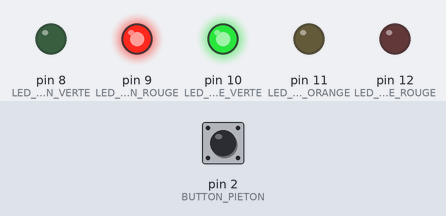
Recording of a sketch running on a simulated Arduino Uno, built with avr-gcc and run on an emulated ATmega328P. Parts: output pins drawn as LEDs (lit = HIGH). Inputs (shaded band) come from the test bench; at power-on: pin 2 (BUTTON_PIETON) LOW.

Above: at 11.1 s.
18.1 s: pin 2 (BUTTON_PIETON) pulled HIGH for 3 s
At 22.6 s:
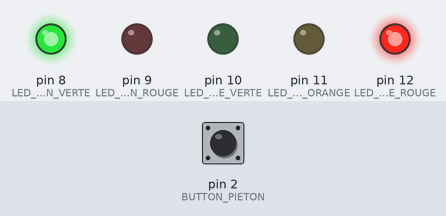
At 31.9 s:
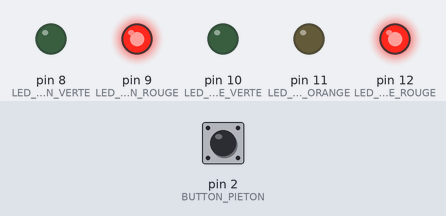
Timing chart, 0 to 37.5 s (numbered marks = the images above; inputs shaded):
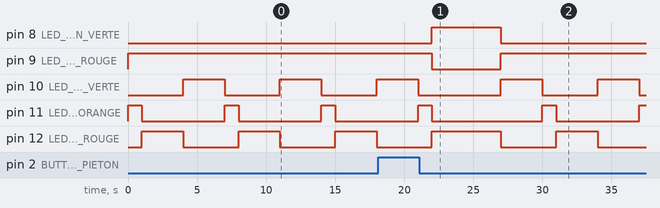

Measured:
- after the input at 18.1 s, pin 8 (LED_PIETON_VERTE): LOW → HIGH after 3.9 s, → LOW 5.0 s later; pin 9 (LED_PIETON_ROUGE): HIGH → LOW after 3.9 s, → HIGH 5.0 s later

The sketch:

source.ino
```cpp
// (licence header left out)
/*
  TP2: Feu Tricolores + bouton piéton (feu bicolores)

  J'ai essayé de mettre en place d'un Automate Fini (SM:`States Machine` => https://fr.wikipedia.org/wiki/Automate_fini).

  La SM est définie par 3 états/states et ces transitions:
    - Etat 0: Mode "normal". Active le fonctionnement des feux/leds orange et rouge du feu VOITURE.
    - Etat 1: Gère le fonctionnement (normal) du feu vert VOITURE
    - Etat 2: Gère le fonctionnement des feux orange/rouge VOITURE et vert/rouge PIETON
  Transitions:
    E0 -> E1: Sans condition                          [always pass]
    E1 -> E0: Si le bouton poussoir n'est pas appuyé  [conditionnal pass]
    E1 -> E2: Si le bouton poussoir est appuyé        [conditionnal pass]
    E2 -> E0: Sans condition                          [always pass]
  -> Cette défintion est un peu formelle, mais normalement vous devez pouvoir reconstruire le diagramme d'état lié à cet automate.

  J'ai essayé autant que possible de suivre les consignes du TP.
  Des extraits de ces consignes sont présents dans les commentaires du code,
  pour suivre l'enchainements des contraintes/consignes.

  ps: Il y a une notion d'interprétation et choix par rapport aux consignes.
  Cette partie de consigne "Si le bouton est maintenu appuyé pendant que le feu voiture est au vert"
  est assez ambigüe car on ne sait pas (encore) gérer la notion temporelle de "pendant" (il faudrait un mécanisme d'interruption
  pour stocker le changement d'état du bouton poussoir (pendant le délai du feu vert VOITURE)).
  J'ai choisi comme point de mise à jour du changement de statut du bouton poussoir (ou validation de la requête piéton)
  le moment ou le feu/led vert VOITURE s'éteint.
  Mais c'est un choix, j'aurais pu choisir (peut être ce que vous avez fait) de vérifier l'état du bouton poussoir
  avant l'allumage du feu vert VOITURE.

  Bonne lecture :-)
*/

// Initialisation des constantes :
const int LED_VOITURE_VERTE = 10;   // Numéro de la broche à laquelle est connecté la led verte pour le feu voiture
const int LED_VOITURE_ORANGE = 11;  // Numéro de la broche à laquelle est connecté la led orange pour le feu voiture
const int LED_VOITURE_ROUGE = 12;   // Numéro de la broche à laquelle est connecté la led rouge pour le feu voiture
//
const int LED_PIETON_VERTE = 8;   // Numéro de la broche à laquelle est connecté la led verte pour le feu piéton
const int LED_PIETON_ROUGE = 9;   // Numéro de la broche à laquelle est connecté la led rouge pour le feu piéton
//
const int BUTTON_PIETON = 2;      // Numéro de la broche à laquelle est connecté le bouton poussoir pour le feu piéton

// Constantes stockant les durées
// d'allumage des différentes LEDs
// selon l'état/mode de fonctionnement:
//
// - Etat 0: mode "normal" (TP1 - Feu Tricolore)
// -> Durée pour les LEDs des voitures
const int ETAT_0_DUREE_LED_VOITURE_VERTE = 3000;    // => 3 secondes
const int ETAT_0_DUREE_LED_VOITURE_ROUGE = 3000;    // => 3 secondes
const int ETAT_0_DUREE_LED_VOITURE_ORANGE = 1000;   // => 1 seconde
// - Etat 1: mode "requête d'un piéton pour traverser"
// -> Durée pour les LEDs des voitures
const int ETAT_1_DUREE_LED_VOITURE_ORANGE = 1000;   // => 1 seconde
const int ETAT_1_DUREE_LED_VOITURE_ROUGE = 5000;    // => 5 secondes
// à noter que `ETAT_1_DUREE_LED_VOITURE_ROUGE` correspond aussi au timing
// du feu vert pour les piétons (synchronisation directe entre le feu rouge voiture et vert piéton)

// Déclaration des variables :
int buttonState = 0;  // variable qui sera utilisée pour stocker l'état du bouton
int currentState = 0;

// le code dans cette fonction est exécuté une fois au début
void setup() {
  // ---------------------------------------------------------------------------------
  // Setup des broches en sorties
  // pour les LEDs pour le feu tricolor lié au voiture
  // ---------------------------------------------------------------------------------
  // indique que la broche LED_VOITURE_VERTE est une sortie :
  pinMode(LED_VOITURE_VERTE, OUTPUT);
  // indique que la broche LED_VOITURE_ORANGE est une sortie :
  pinMode(LED_VOITURE_ORANGE, OUTPUT);
  // indique que la broche LED_VOITURE_ROUGE est une sortie :
  pinMode(LED_VOITURE_ROUGE, OUTPUT);

  // ---------------------------------------------------------------------------------
  // Setup des broches en sorties
  // pour les LEDs pour le feu tricolor lié au piéton
  // ---------------------------------------------------------------------------------
  // indique que la broche LED_PIETON_VERTE est une sortie :
  pinMode(LED_PIETON_VERTE, OUTPUT);
  // indique que la broche LED_PIETON_ROUGE est une sortie :
  pinMode(LED_PIETON_ROUGE, OUTPUT);

  // ---------------------------------------------------------------------------------
  // Setup de la broches en entrée
  // pour le bouton poussoir piéton
  // ---------------------------------------------------------------------------------
  // indique que la broche BUTTON_PIETON est une entrée :
  pinMode(BUTTON_PIETON, INPUT);
}

// le code dans cette fonction est exécuté en boucle
void loop() {
  if (currentState == 0) {
    // *******************************************************************************
    // Machine-State
    // -> Etat courant = Etat 0
    // *******************************************************************************
    // -------------------------------------------------------------------------------
    // | - Consignes TP -
    // -------------------------------------------------------------------------------
    // - Le feu piéton est constamment rouge (rouge→9 et vert→8) [tant que le bouton (broche 2) n'est pas appuyé]
    // -------------------------------------------------------------------------------
    // => On utilise la 1ère partie de la consigne de l'énoncé: "Le feu piéton est constamment rouge"
    //
    // - Une LED rouge PIETON (branchée sur la broche 9) reste allumée
    digitalWrite(LED_PIETON_ROUGE, HIGH);
    //
    // - Une LED orange VOITURE (branchée sur la broche 11) allumée pendant 1 seconde
    digitalWrite(LED_VOITURE_ORANGE, HIGH);
    delay(ETAT_0_DUREE_LED_VOITURE_ORANGE);
    digitalWrite(LED_VOITURE_ORANGE, LOW);
    //
    // - Une LED rouge VOITURE (branchée sur la broche 12) allumée pendant 3 secondes
    digitalWrite(LED_VOITURE_ROUGE, HIGH);
    delay(ETAT_0_DUREE_LED_VOITURE_ROUGE);
    digitalWrite(LED_VOITURE_ROUGE, LOW);

    // *******************************************************************************
    // Machine-State
    // -> Transition: Etat 0 -> Etat 1
    // *******************************************************************************
    currentState = 1;
  }
  else if (currentState == 1) {
    // *******************************************************************************
    // Machine-State
    // -> Etat courant = Etat 1
    // *******************************************************************************
    // - Une LED verte VOITURE (branchée sur la broche 10) allumée pendant 3 secondes
    digitalWrite(LED_VOITURE_VERTE, HIGH);
    delay(ETAT_0_DUREE_LED_VOITURE_VERTE);
    digitalWrite(LED_VOITURE_VERTE, LOW);

    // -------------------------------------------------------------------------------
    // | - Consignes TP -
    // -------------------------------------------------------------------------------
    // - [Le feu piéton est constamment rouge (rouge→9 et vert→8)] tant que le bouton (broche 2) n'est pas appuyé
    // -------------------------------------------------------------------------------
    // => On utilise la 2nde partie de la consigne de l'énoncé: "tant que le bouton (broche 2) n'est pas appuyé"
    //
    // lit l'état du bouton et stocke le résultat
    // dans buttonState :
    buttonState = digitalRead(BUTTON_PIETON);

    // -------------------------------------------------------------------------------
    // | - Consignes TP -
    // -------------------------------------------------------------------------------
    //  Si le bouton est maintenu appuyé pendant que le feu voiture est au vert
    // -------------------------------------------------------------------------------
    // Si buttonState est à 5V (HIGH→bouton appuyé)
    if (buttonState == HIGH) {
      // *******************************************************************************
      // Machine-State
      // -> Transition: Etat 1 -> Etat 2
      // *******************************************************************************
      currentState = 2;
    }
    else {
      // *******************************************************************************
      // Machine-State
      // -> Transition: Etat 1 -> Etat 0
      // *******************************************************************************
      currentState = 0;
    }
  }
  else {  // currentState = 2
    // *******************************************************************************
    // Machine-State
    // -> Etat courant = Etat 2
    // -------------------------------------------------------------------------------
    // | - Consignes TP -
    // -------------------------------------------------------------------------------
    //  alors le feu tricolore passe au orange allumé pendant 1 seconde
    // -------------------------------------------------------------------------------
    // - Une LED orange VOITURE (branchée sur la broche 11) allumée pendant 1 seconde
    digitalWrite(LED_VOITURE_ORANGE, HIGH);
    delay(ETAT_1_DUREE_LED_VOITURE_ORANGE);
    digitalWrite(LED_VOITURE_ORANGE, LOW);

    // -------------------------------------------------------------------------------
    // | - Consignes TP -
    // -------------------------------------------------------------------------------
    //  puis rouge pendant 5 secondes durant lesquelles le feu vert piéton passe au vert
    // -------------------------------------------------------------------------------
    // => on doit traiter les deux actions dans la même séquence,
    // car c'est le feu rouge VOITURE qui détermine le timing/synchronisation temporelle
    // (le delay), donc controle le temps pour son feu rouge et le feu vert PIETON
    //
    // - Une LED rouge PIETON (branchée sur la broche 9) éteinte
    // - Une LED verte PIETON (branchée sur la broche 8) allumée pendant 5 secondes (liée au rouge VOITURE)
    digitalWrite(LED_PIETON_ROUGE, LOW);
    digitalWrite(LED_PIETON_VERTE, HIGH);
    //
    // - Une LED rouge VOITURE (branchée sur la broche 12) allumée pendant 5 secondes
    digitalWrite(LED_VOITURE_ROUGE, HIGH);
    delay(ETAT_1_DUREE_LED_VOITURE_ROUGE);
    digitalWrite(LED_VOITURE_ROUGE, LOW);

    // - Une LED rouge PIETON (branchée sur la broche 9) allumée
    // - Une LED verte PIETON (branchée sur la broche 8) éteinte
    digitalWrite(LED_PIETON_ROUGE, HIGH);
    digitalWrite(LED_PIETON_VERTE, LOW);

    // *******************************************************************************
    // Machine-State
    // -> Transition: Etat 2 -> Etat 1
    // *******************************************************************************
    currentState = 1;
  }
}
```
